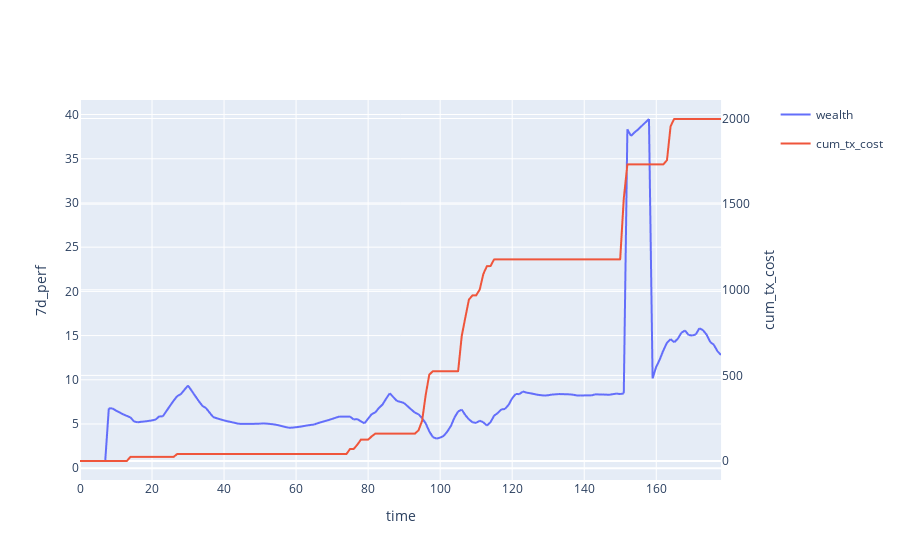

Here is the notebook cell this chart was saved with:
### Markdown cell above
### typical params backest

### Code cell
conditions = {
    'cap': 0.3,
    'halflife': "10d",
    'cost_blind_optimization': True,
    'cost': 1e-3,
    'gaz': 40,
    'assumed_holding_days': 30,
    'base_buffer': 0.1,
    'concentration_limit': 0.8,
}
filename = "C:/Users/david/singularity/midfreq/logs/{}_{}_{}_{}_{}_{}_{}_{}__backtest.csv".format(*conditions.values())
backtest = pd.read_csv(filename)

backtest['tx_cost'].iloc[0] = 0.001
cum_tx_cost = backtest.cumsum()["tx_cost"]
cum_tx_cost.name = 'cum_tx_cost'
apy_7d = (backtest[['wealth']] / backtest[['wealth']].shift(7) -1)*365/7*100

subfig = make_subplots(specs=[[{"secondary_y": True}]])

# create two independent figures with px.line each containing data from multiple columns
fig = px.line(apy_7d,render_mode="webgl",)
fig2 = px.line(cum_tx_cost, render_mode="webgl",)
fig2.update_traces(yaxis="y2")
subfig.add_traces(fig.data + fig2.data)
subfig.layout.xaxis.title = "time"
subfig.layout.yaxis.title = "7d_perf"
subfig.layout.yaxis2.title = "cum_tx_cost"

# recoloring is necessary otherwise lines from fig und fig2 would share each color
# e.g. Linear-, Log- = blue; Linear+, Log+ = red... we don't want this
subfig.for_each_trace(lambda t: t.update(line=dict(color=t.marker.color)))
subfig.show()

### Figure 1 — Plotly figure (JSON) as saved in the notebook; plotly's stock layout.template omitted (floating-point values rounded to 4 significant figures; data arrays with more than 128 entries replaced by an {"elided": "..."} marker saying what was removed)
{"data": [{"hovertemplate": "variable=wealth<br>index=%{x}<br>value=%{y}<extra></extra>", "legendgroup": "wealth", "line": {"dash": "solid"}, "marker": {"symbol": "circle"}, "mode": "lines", "name": "wealth", "showlegend": true, "type": "scattergl", "x": {"elided": "179 int values"}, "xaxis": "x", "y": {"elided": "179 float values"}, "yaxis": "y"}, {"hovertemplate": "variable=cum_tx_cost<br>index=%{x}<br>value=%{y}<extra></extra>", "legendgroup": "cum_tx_cost", "line": {"dash": "solid"}, "marker": {"symbol": "circle"}, "mode": "lines", "name": "cum_tx_cost", "showlegend": true, "type": "scattergl", "x": {"elided": "179 int values"}, "xaxis": "x", "y": {"elided": "179 float values"}, "yaxis": "y2"}], "layout": {"xaxis": {"anchor": "y", "domain": [0, 0.94], "title": {"text": "time"}}, "yaxis": {"anchor": "x", "domain": [0, 1], "title": {"text": "7d_perf"}}, "yaxis2": {"anchor": "x", "overlaying": "y", "side": "right", "title": {"text": "cum_tx_cost"}}}}
